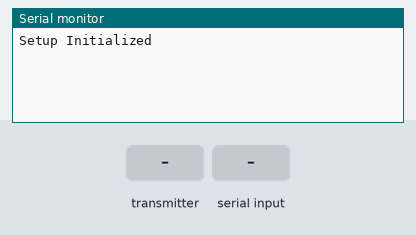
A sketch run on a simulated Arduino Uno, built with avr-gcc and run on an emulated ATmega328P. Parts: the last lines printed to the serial monitor. The test bench sets the inputs (shaded band). No radio packets arrive unless stated.

Above: at 2.4 s.
2.5 s: the transmitter starts sending text = 0
At 2.57 s:
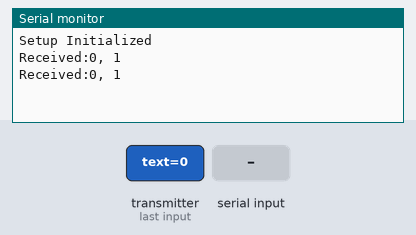
4.4 s: "." received over Serial
5.9 s: the transmitter starts sending from = 0
At 5.97 s:
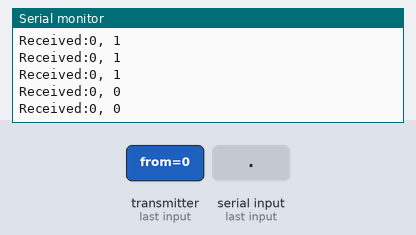
7.4 s: the transmitter starts sending from = 256
At 7.47 s:
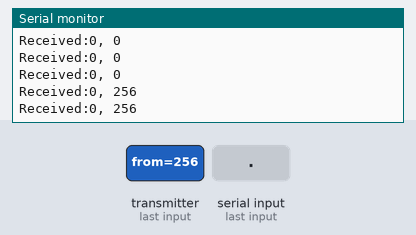
Timing chart, 0 to 9.9 s (numbered marks = the images above; inputs shaded):
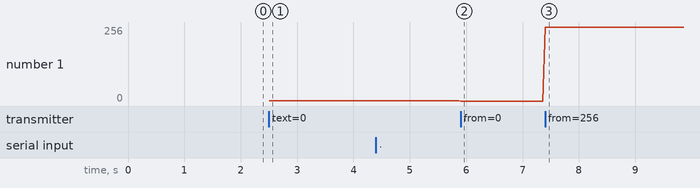

Measured:
- after the input at 2.5 s, the serial monitor: prints a new line at once (image 1)
- after the input at 5.9 s, the serial monitor: prints a new line at once (image 2)
- after the input at 7.4 s, the serial monitor: prints a new line at once (image 3)
- plotted number 1: 0 → 256 after the input at 7.4 s

The sketch:

nRF24L01_-_Chat_Room_with_NODES__room1_.ino
```cpp
#include <nRF24L01.h>
#include <SPI.h>
#include <RF24.h>

RF24 radio(7, 8); // CE, CSN
const uint64_t addressRxd[] = {0x7878787878LL, 0xB3B4B5B6F1LL, 0xB3B4B5B6CDLL, 0xB3B4B5B6A3LL, 0xB3B4B5B60FLL, 0xB3B4B5B605LL };
byte address[][6] = {"00001", "00002", "00003", "00004", "00005", "00006"};
char inData[200];
char inChar;
byte index = 0;
int val;

struct package
{
  char text[200];
  int from = 1;
};
package data;


void setup()
{
  Serial.begin(9600);
  delay(1000);
  Serial.print("Setup Initialized");
  radio.begin();
  radio.setChannel(115);
  radio.setPALevel(RF24_PA_MIN);
  radio.openReadingPipe(1, address[2]);
  radio.openWritingPipe(addressRxd[1]);
  delay(250);
}


void ReadData()
{
  radio.startListening();
  if ( radio.available())
  {
    while (radio.available())
    {
      radio.read( &data, sizeof(data) );
    }
    Serial.print("\nReceived:");
    Serial.print(data.text);
    Serial.print(", ");
    Serial.println(data.from);
  }
}


void WriteData()
{
  radio.stopListening();
  data.from = 1;
  radio.write(&data, sizeof(data));
    Serial.print("\nMy Data: ");
    Serial.println(data.text);
  delay(10);
  radio.openReadingPipe(1, address[2]);
}


void loop()
{
  while(Serial.available()>0)
  {
    val = Serial.peek();
    if(index < 199)
      {
      inChar = Serial.read();
      inData[index] = inChar;
      index++;
      inData[index] = '\0';
      }
     if (val=='.')
      {
      strcpy( data.text, inData);
      WriteData();
      while (index!=0)
        {
        inData[index] = ' ';
        index--;
        }
      }
  }
  ReadData();
}
```
